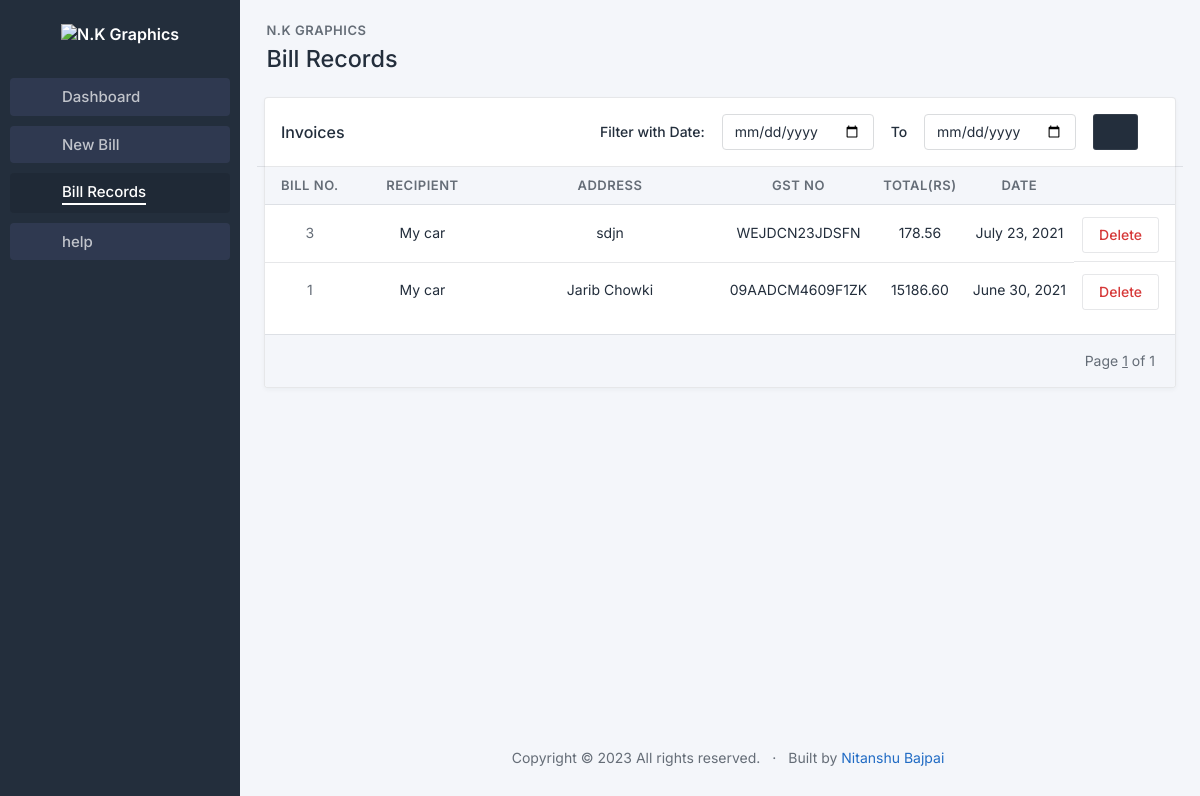
Page /records on the committed database.
### billmanage/models.py (models this page shows)
class bill(models.Model):
    billno = models.IntegerField(primary_key= True, null=False, blank=False)
    date = models.DateField(default=timezone.now, null=False, blank=False)
    recipient = models.TextField(null=False, blank=False, max_length=100)
    address = models.TextField(null=False, blank=False, max_length=200)
    GSTno = models.CharField(null=False, blank=False, max_length=15)
    cgst = models.IntegerField(null=False, blank=False)
    sgst = models.IntegerField(null=False, blank=False)
    total = models.DecimalField(null=False, blank=False, max_digits=12, decimal_places=2)
    grandtotal = models.DecimalField(null=False, blank=False, max_digits=12, decimal_places=2)

### billmanage/views.py (the view)
# urls.py: path('records', billviews.records, name='records'),
def records(request):
    if request.method=='POST':
        startingdate = request.POST['start']
        enddate = request.POST.get('end') or datetime.now()
        if startingdate:
            billobj = bill.objects.filter(date__range=[startingdate, enddate]).order_by('-date')
        else:
            billobj = bill.objects.all().order_by('-date')
    else:
        billobj = bill.objects.all().order_by('-date')
    paginator = Paginator(billobj, 10)
    page_number = request.GET.get('page')
    try:
        bills = paginator.page(page_number)
    except PageNotAnInteger:
        bills = paginator.page(1)
    except EmptyPage:
        bills = paginator.page(paginator.num_pages)
    return render(request, 'billmanage/records.html', {'bills': bills})

### billmanage/templates/billmanage/records.html (shortened to what this page needs)
{% load static %}
<!doctype html>
<html lang="en">
  <head>
    <link href="{% static 'css/tabler.min.css' %}" rel="stylesheet"/>
    <link href="{% static 'css/tabler-flags.min.css' %}" rel="stylesheet"/>
    <link href="{% static 'css/tabler-payments.min.css' %}" rel="stylesheet"/>
    <link href="{% static 'css/tabler-vendors.min.css' %}" rel="stylesheet"/>
    <link href="{% static 'css/demo.min.css' %}" rel="stylesheet"/>
    <link href="{% static 'typicons.font-2.1.2/src/font/typicons.css' %}" rel="stylesheet"/>
  </head>
  <body class="antialiased">
    <div class="page">
      <aside class="navbar navbar-vertical navbar-expand-lg navbar-dark">
        <div class="container-fluid">
          <h1 class="navbar-brand navbar-brand-autodark">
            <a href=".">
              <img src="{% static 'img/logodash.png' %}" width="auto" height="50" alt="N.K Graphics" class="mt-2">
            </a>
          </h1>
          <div class="collapse navbar-collapse" id="navbar-menu">
            <ul class="navbar-nav pt-lg-3">
              <li class="navitemsextra nav-item">
                <a class="nav-link" href="{% url 'dashboard' %}" >
                  <span class="nav-link-icon d-md-none d-lg-inline-block" style="margin-top: -6px; font-size: 20px"><i class="typcn typcn-home-outline"></i></span>
                  <span class="nav-link-title" >
                    Dashboard
                  </span>
                </a>
              </li>
              <li class="navitemsextra  nav-item">
                <a class="nav-link" href="{% url 'addbill' %}" >
                  <span class="nav-link-icon d-md-none d-lg-inline-block" style="margin-top: -6px; font-size: 20px"><i class="typcn typcn-document-add"></i></span>
                  <span class="nav-link-title">
                    New Bill
                  </span>
                </a>
              </li>
              <li class="navitemsextra  activenav active nav-item">
                <a class="nav-link" href="{% url 'records' %}" >
                  <span class="nav-link-icon d-md-none d-lg-inline-block" style="margin-top: -6px; font-size: 20px"><i class="typcn typcn-archive"></i></span>
                  <span class="nav-link-title" style="
                  border-bottom: 2px solid white;">
                    Bill Records
                  </span>
                </a>
              </li>
              <li class="navitemsextra nav-item">
                <a class="nav-link" href="{% url 'dashboard' %}" >
                  <span class="nav-link-icon d-md-none d-lg-inline-block" style="margin-top: -6px; font-size: 20px;"><i class="typcn typcn-lock-open"></i></span>
                  <span class="nav-link-title">
                    help
                  </span>
                </a>
              </li>
            </ul>
          </div>
        </div>
      </aside>
      <div class="content">
        <div class="container-xl">
			<div class="page-header d-print-none">
			  <div class="row align-items-center">
				<div class="col" style="zoom: 130%;">
					<div class="page-pretitle">
						N.K Graphics
					  </div>
					  <h2 class="page-title">
						Bill Records
					  </h2>
				</div>
			  </div>
			</div>
			<div class="card">
                <div class="card-header row">
                  <div class="col-4">
                    <h3 class="card-title">Invoices</h3>
                  </div>
                  <div class="col-8">
                    <form action="{% url 'records' %}" method="POST">
                      <div class="m-1 form-group" style="display: flex; justify-content: space-evenly;">
                        <div>
                          <label for="start" class=" form-label col-form-label">Filter with Date:</label>
                        </div>
                        <div>
                          <input type="date" name="start" class="form-control" required>
                        </div>
                        <div>
                          <label for="" class="col-form-label form-label">To</label>
                        </div>
                        <div>
                          <input type="date" name="end" class="form-control" required>
                        </div>
                        <div>
                          <button type="submit" class="btn btn-dark"><i class="typcn typcn-filter"></i></button>
                        </div>
                      </div>
                    </form>
                  </div>
                </div>
                <div class="table-responsive" >
                  <table class="table card-table table-vcenter text-nowrap datatable">
                    <thead>
                        <tr class="text-center">
                            <th style="width: 4 rem; font-size: 13px;">Bill No.</th>
                            <th style="width: 10rem; font-size: 13px;">Recipient</th>
                            <th style="width: 15rem;overflow-wrap: break-word;font-size: 13px;">Address</th>
                            <th style="width: 8rem;font-size: 13px;">GST no</th>
                            <th style="font-size: 13px;">Total(Rs)</th>
                            <th style="font-size: 13px;">Date</th>
                            <th></th>
                          </tr>
                    </thead>
                    <tbody class="text-center">
                    {% for bill in bills%}
                      <tr>
                        <td style="width: 5rem;"><span class="text-muted">{{bill.billno}}</span></td>
                        <td style="width: 10rem;"><a href="{% url 'invoice' billno=bill.billno %}" class="text-reset" tabindex="-1">{{bill.recipient}}</a></td>
                        <td style="width: 15rem;overflow-wrap: break-word;">{{bill.address}}</td>
                        <td style="width: 8rem;">{{bill.GSTno}}</td>
                        <td>{{bill.grandtotal}}</td>
                        <td>{{bill.date}}</td>
                        <td class="text-end d-flex" style="justify-content: space-around;">
                            <a  href="{% url 'delete' billno=bill.billno %}" style="text-decoration: none;"><button class="btn btn-outline-red pl-2 pr-2 mt-1" >Delete</button></a>
                        </td>
                      </tr>
                    {% endfor %}
                    </tbody>
                  </table>
                </div>
                <div class="card-footer d-flex align-items-center">
                  <ul class="pagination m-0 ms-auto">
                    <li class="page-item m-1">
                        Page <span><u>{{ bills.number }}</u></span> of <span>{{ bills.paginator.num_pages }}</span>
                    </li>
                  </ul>
                </div>
              </div>
		  </div>
        <footer class="footer footer-transparent d-print-none">
          <div class="container">
            <div class="row text-center">
              <div class="col-12">
                <ul class="list-inline list-inline-dots mb-0">
                  <li class="list-inline-item">
                    Copyright &copy; 2023
                    All rights reserved.
                  </li>
                  <li class="list-inline-item">
                      Built by <a href="https://www.github.com/Nitanshubajpai"> Nitanshu Bajpai</a>
                  </li>
                </ul>
              </div>
            </div>
          </div>
        </footer>
      </div>
    </div>
  </body>
</html>

### billmanage/templates/billmanage/records.html (style rules this page uses)
.navitemsextra { font-size: 15px; font-weight: 500; margin: 5px 10px; color: white; opacity: 1; }
.nav-link { background-color: rgb(158 152 255 / 10%) }

### rows in the picture
bill: billno "3", recipient "My car", address "sdjn", GSTno "WEJDCN23JDSFN", grandtotal "178.56", date "July 23, 2021"
bill: billno "1", recipient "My car", address "Jarib Chowki", GSTno "09AADCM4609F1ZK", grandtotal "15186.60", date "June 30, 2021"

### other values in the picture
{{ bills.number }} "1"
{{ bills.paginator.num_pages }} "1"
